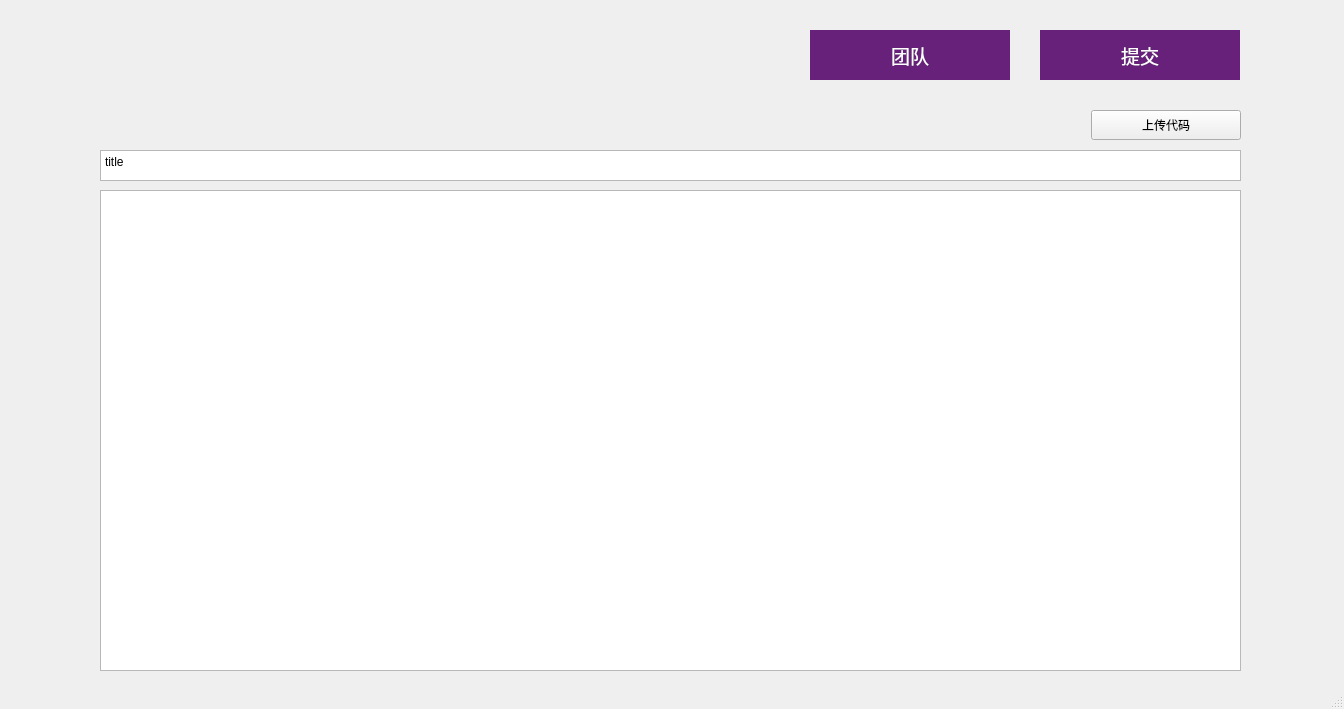
<?xml version="1.0" encoding="UTF-8"?>
<ui version="4.0">
 <class>MainWindow</class>
 <widget class="QMainWindow" name="MainWindow">
  <property name="geometry">
   <rect>
    <x>0</x>
    <y>0</y>
    <width>1344</width>
    <height>709</height>
   </rect>
  </property>
  <property name="minimumSize">
   <size>
    <width>1344</width>
    <height>709</height>
   </size>
  </property>
  <property name="maximumSize">
   <size>
    <width>1344</width>
    <height>709</height>
   </size>
  </property>
  <property name="windowTitle">
   <string>MainWindow</string>
  </property>
  <widget class="QWidget" name="centralWidget">
   <widget class="QWidget" name="header" native="true">
    <property name="geometry">
     <rect>
      <x>0</x>
      <y>0</y>
      <width>1351</width>
      <height>101</height>
     </rect>
    </property>
    <widget class="QLabel" name="user_ip">
     <property name="geometry">
      <rect>
       <x>130</x>
       <y>40</y>
       <width>171</width>
       <height>31</height>
      </rect>
     </property>
     <property name="minimumSize">
      <size>
       <width>91</width>
       <height>31</height>
      </size>
     </property>
     <property name="text">
      <string/>
     </property>
    </widget>
    <widget class="QLabel" name="user">
     <property name="geometry">
      <rect>
       <x>1</x>
       <y>4</y>
       <width>121</width>
       <height>91</height>
      </rect>
     </property>
     <property name="text">
      <string/>
     </property>
     <property name="pixmap">
      <pixmap resource="MainWindow.qrc">:/MainWindow/Resources/user.png</pixmap>
     </property>
     <property name="scaledContents">
      <bool>true</bool>
     </property>
    </widget>
    <widget class="QPushButton" name="team">
     <property name="geometry">
      <rect>
       <x>810</x>
       <y>30</y>
       <width>200</width>
       <height>50</height>
      </rect>
     </property>
     <property name="font">
      <font>
       <family>SimSun-ExtB</family>
       <pointsize>14</pointsize>
      </font>
     </property>
     <property name="focusPolicy">
      <enum>Qt::NoFocus</enum>
     </property>
     <property name="styleSheet">
      <string notr="true">background-color: rgb(104, 33, 122);
border:0;
color: rgb(255, 255, 255);</string>
     </property>
     <property name="text">
      <string>团队</string>
     </property>
    </widget>
    <widget class="QPushButton" name="submit">
     <property name="geometry">
      <rect>
       <x>1040</x>
       <y>30</y>
       <width>200</width>
       <height>50</height>
      </rect>
     </property>
     <property name="font">
      <font>
       <family>SimSun-ExtB</family>
       <pointsize>14</pointsize>
      </font>
     </property>
     <property name="focusPolicy">
      <enum>Qt::NoFocus</enum>
     </property>
     <property name="styleSheet">
      <string notr="true">background-color: rgb(104, 33, 122);
border:0;
color: rgb(255, 255, 255);</string>
     </property>
     <property name="text">
      <string>提交</string>
     </property>
    </widget>
   </widget>
   <widget class="QStackedWidget" name="stackedWidget">
    <property name="geometry">
     <rect>
      <x>0</x>
      <y>100</y>
      <width>1351</width>
      <height>581</height>
     </rect>
    </property>
    <property name="currentIndex">
     <number>0</number>
    </property>
    <widget class="QWidget" name="page">
     <widget class="QPlainTextEdit" name="code">
      <property name="geometry">
       <rect>
        <x>100</x>
        <y>90</y>
        <width>1141</width>
        <height>481</height>
       </rect>
      </property>
     </widget>
     <widget class="QPushButton" name="update">
      <property name="geometry">
       <rect>
        <x>1091</x>
        <y>10</y>
        <width>150</width>
        <height>30</height>
       </rect>
      </property>
      <property name="styleSheet">
       <string notr="true"/>
      </property>
      <property name="text">
       <string>上传代码</string>
      </property>
     </widget>
     <widget class="QPlainTextEdit" name="title">
      <property name="geometry">
       <rect>
        <x>100</x>
        <y>50</y>
        <width>1141</width>
        <height>31</height>
       </rect>
      </property>
      <property name="plainText">
       <string>title</string>
      </property>
     </widget>
    </widget>
    <widget class="QWidget" name="page_2">
     <widget class="QListWidget" name="person_lw">
      <property name="geometry">
       <rect>
        <x>20</x>
        <y>10</y>
        <width>211</width>
        <height>501</height>
       </rect>
      </property>
      <property name="styleSheet">
       <string notr="true">background-color: rgb(255, 255, 255);
border:0;</string>
      </property>
     </widget>
    </widget>
   </widget>
   <zorder>stackedWidget</zorder>
   <zorder>header</zorder>
  </widget>
  <widget class="QMenuBar" name="menuBar">
   <property name="geometry">
    <rect>
     <x>0</x>
     <y>0</y>
     <width>1344</width>
     <height>26</height>
    </rect>
   </property>
  </widget>
  <widget class="QStatusBar" name="statusBar"/>
 </widget>
 <layoutdefault spacing="6" margin="11"/>
 <resources>
  <include location="MainWindow.qrc"/>
  <include location="MainWindow.qrc"/>
 </resources>
 <connections/>
</ui>
